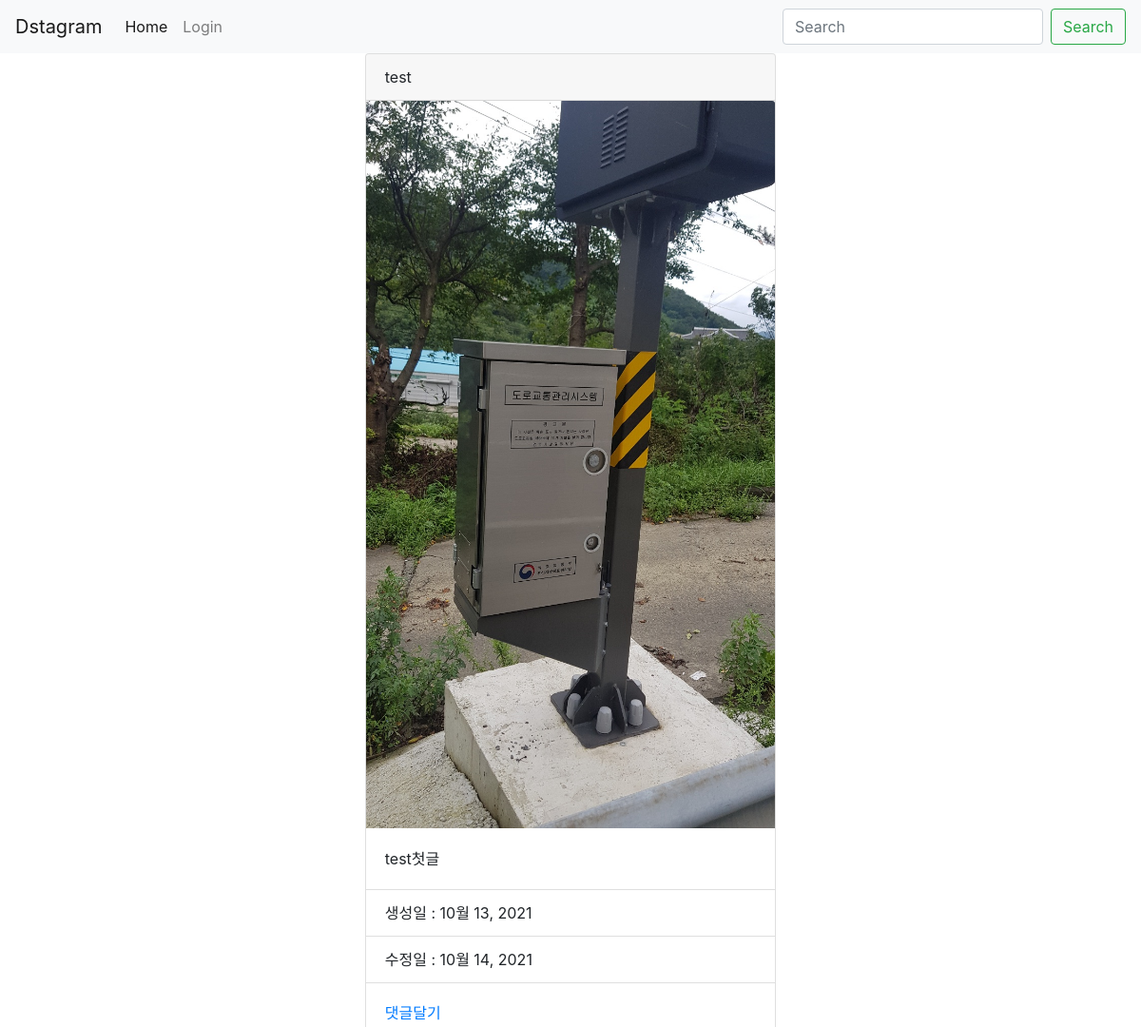
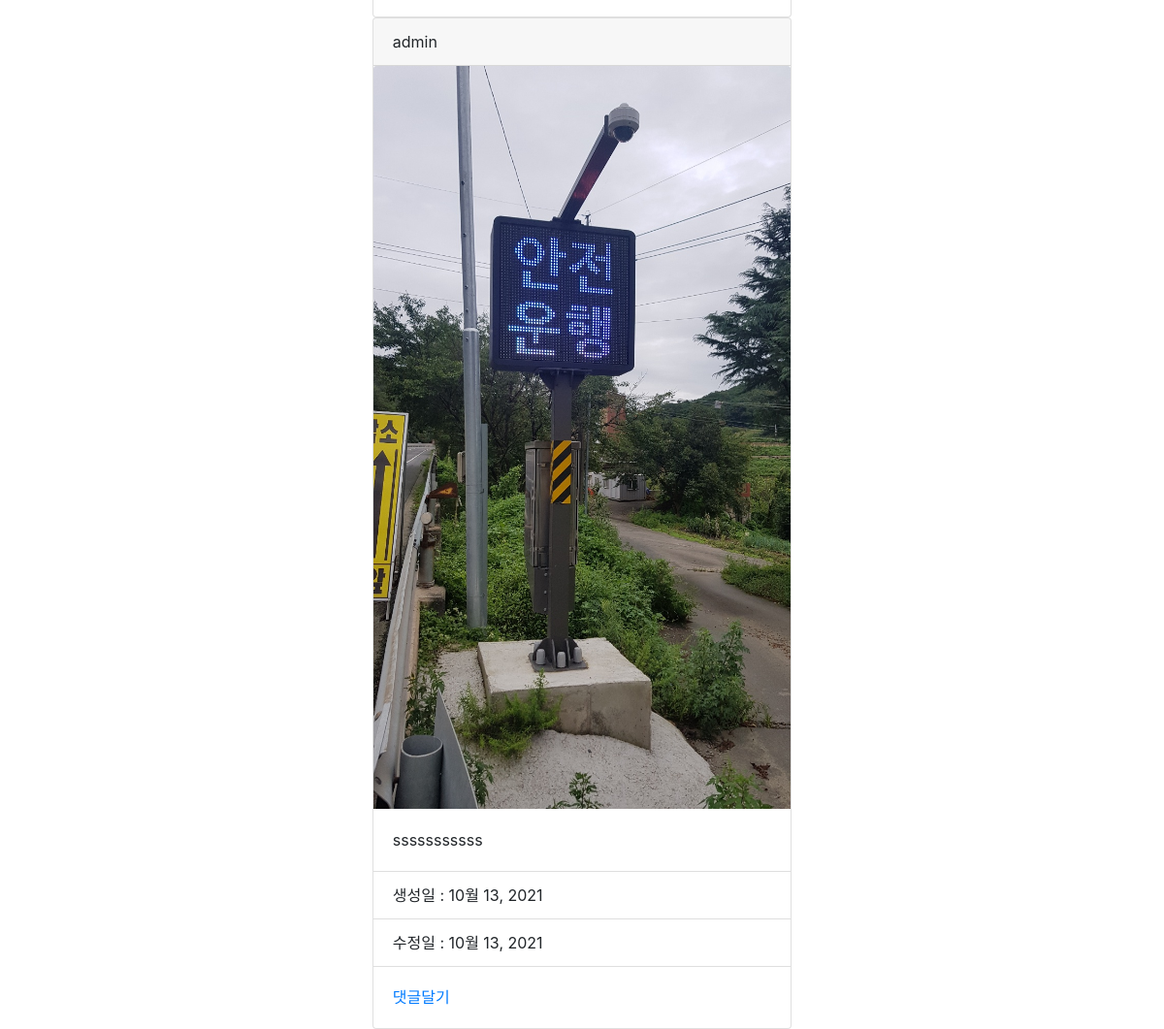
The page / on the database its author committed (2 pictures, top to bottom).
### photo/models.py (models this page shows, shortened)
class Photo(models.Model):
    author = models.ForeignKey(
        User, on_delete=models.CASCADE, related_name='user')
    text = models.TextField(blank=True)
    image = models.ImageField(upload_to='timeline_photo/%Y/%M/%d')
    created = models.DateField(auto_now_add=True)
    updated = models.DateField(auto_now=True)
    class Meta:
        ordering = ['-created']

### photo/views.py (the view)
# urls.py: path('', PhotoList.as_view(), name="index"),
class PhotoList(ListView):
    model = Photo
    template_name_suffix = '_list'

### photo/templates/photo/photo_list.html (shortened to what this page needs)
{% extends 'base.html' %}
{% block content %}
<div class="container">
  <div class="row">
    <div class="col"></div>
    <div class="col-5">
      {% for object in object_list %}
      <div class="card">
        <div class="card-header">
          {{object.author}}
        </div>
        <img src="{{ object.image.url }}" alt="" class="card-img-top">
        <div class="card-body">
          <p class="card-text">{{ object.text }}</p>
        </div>
        <ul class="list-group list-group-flush">
          <li class="list-group-item">생성일 : {{object.created}}</li>
          <li class="list-group-item">수정일 : {{object.updated}}</li>
        </ul>
        <div class="card-body">
          <a href="{% url 'photo:detail' object.id %}">댓글달기</a>
        </div>
      </div>
      {% endfor %}
    </div>
    <div class="col"></div>
  </div>
</div>
{% endblock %}

### rows shown on the page
Photo: author "test", image (picture), text "test첫글", created "10월 13, 2021", updated "10월 14, 2021"
Photo: author "admin", image (picture), text "sssssssssss", created "10월 13, 2021", updated "10월 13, 2021"
